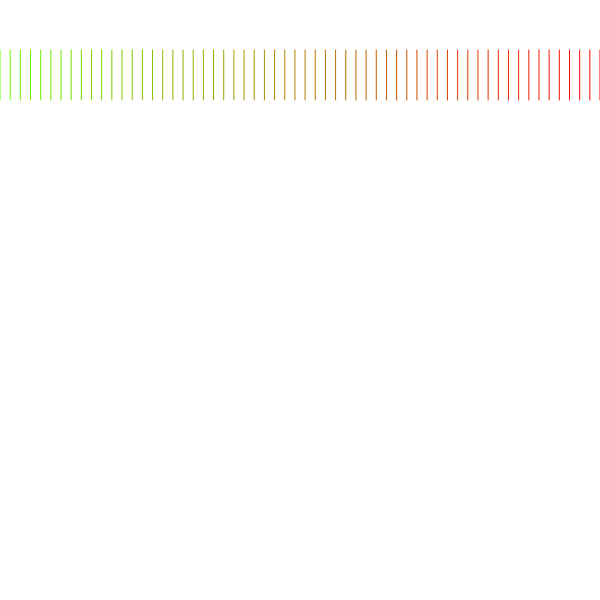
Frame 1 (no input)
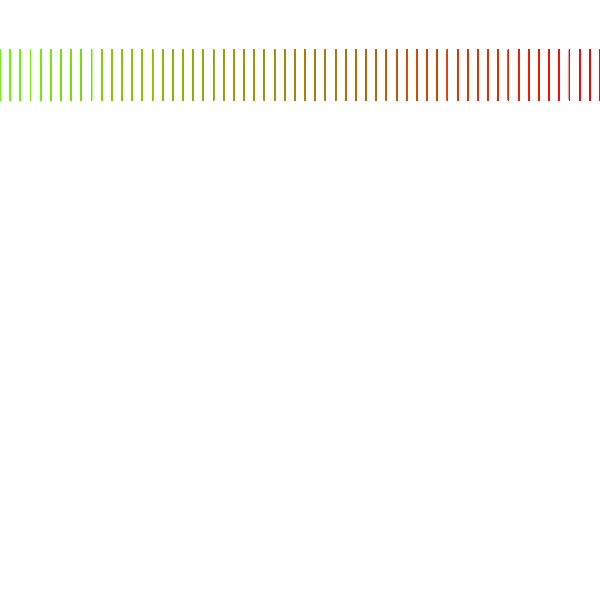
Frame 60 (no input)
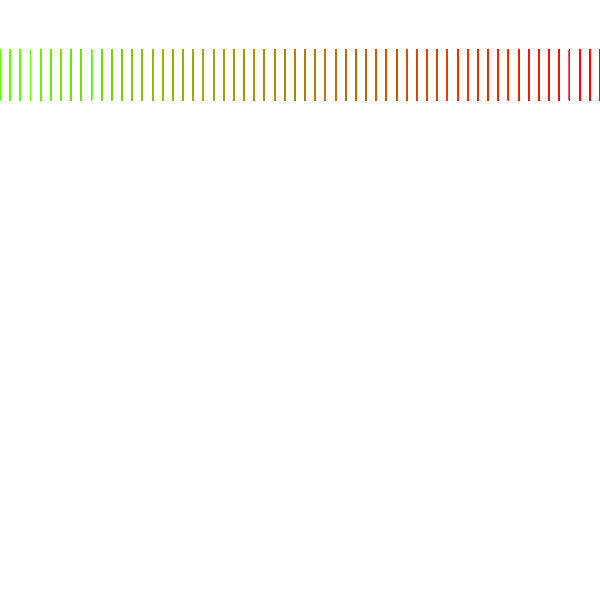
Frame 120 (the mouse pressed at the canvas centre since frame 60)

The p5.js sketch that drew these frames (run headless with seeded random() and noise() and a simulated clock; from frame 60 on, the mouse is pressed at the canvas centre):

// p5.js sketch
// ── sketch.js
// write a loop that cycles through for 60 times
// draw 60 lines from left to right of the screen
// map one attribute to the index of the loop, such as color, line thickness etc
// EXTRA: Make this interactive!

function setup() {
	createCanvas(600,600);  
}

function draw() {

	stroke(255,0,0);

	for(var i=0; i<60; i++){
		stroke(map(i,0, 59, 100, 255),map(i,0, 59, 255, 0),0);
		var xPos = map(i, 0, 59,0, width);
		line(xPos,50, xPos, 100);
		console.log(i);
	}
}
// ── sketch copy.js
// write a loop that cycles through for 60 times
// draw 60 lines from left to right of the screen
// map one attribute to the index of the loop, such as color, line thickness etc
// EXTRA: Make this interactive!

function setup() {
	createCanvas(600,600);  
}

function draw() {

	stroke(255,0,0);

	for(var i=0; i<60; i++){
		stroke(map(i,0, 59, 100, 255),map(i,0, 59, 255, 0),0);
		var xPos = map(i, 0, 59,0, height);
		line(xPos,50, xPos, 100);
		console.log(i);
	}
}
